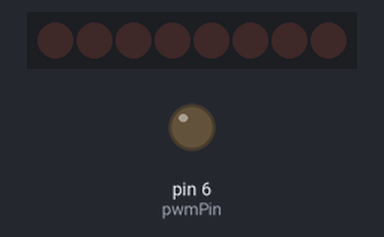
A sketch run on a simulated Arduino Uno, built with avr-gcc and run on an emulated ATmega328P. Parts: 8 shift-register outputs drawn as a row of LEDs (first output left, lit = HIGH), output pins drawn as LEDs (lit = HIGH). Wiring (inferred from the names in the program): shift register (74HC595): data pin 12; shift clock pin 9; latch pin 11. Wiring (inferred from the signals the program sends): row of LEDs: on Q0, Q1, Q2, Q3, Q4, Q5, Q6, Q7. Pins used as bus, display or sensor lines are not drawn.

Above: at 0.1 s.
At 0.5 s:
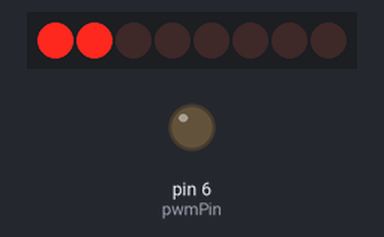
At 0.9 s:
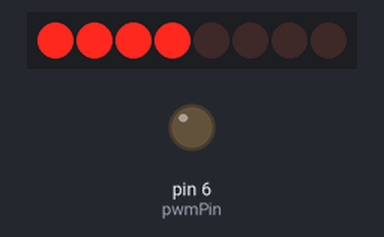
At 1.7 s:
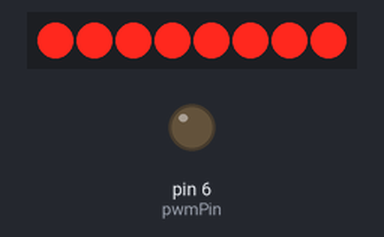
At 2.9 s:
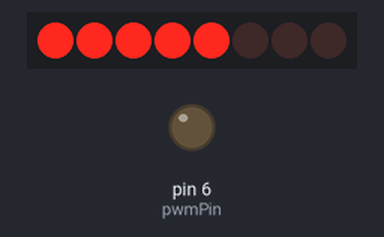
At 3.9 s:
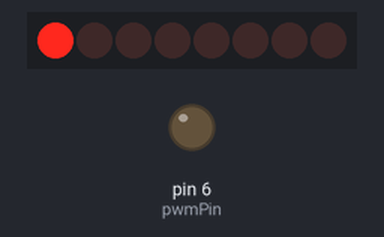
Timing chart, 0 to 4.2 s (numbered marks = the images above):
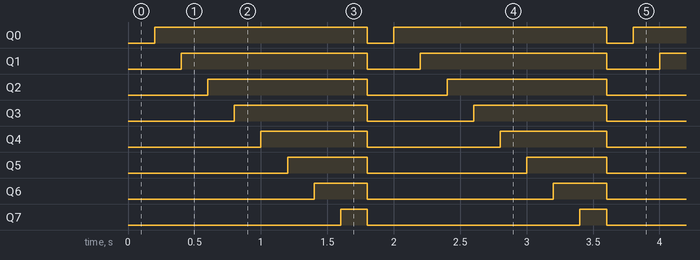

Measured:
- by itself, Q0: alternates HIGH for 1.6 s and LOW for 0.20 s
- by itself, Q1: alternates HIGH for 1.4 s and LOW for 0.40 s
- by itself, Q2: alternates HIGH for 1.2 s and LOW for 0.60 s
- by itself, Q3: alternates HIGH for 1.0 s and LOW for 0.80 s
- by itself, Q4: alternates HIGH for 0.80 s and LOW for 1.0 s
- by itself, Q5: alternates HIGH for 0.60 s and LOW for 1.2 s
- by itself, Q6: alternates HIGH for 0.40 s and LOW for 1.4 s
- by itself, Q7: alternates HIGH for 0.20 s and LOW for 1.6 s

The sketch:

Eight_LED_with_74HC595_Flash_LED.ino
```cpp
//www.elegoo.com
//2016.12.9

const int tDelay = 200;
const int latchPin = 11;      // (11) ST_CP [RCK] on 74HC595
const int clockPin = 9;      // (9) SH_CP [SCK] on 74HC595
const int dataPin = 12;     // (12) DS [S1] on 74HC595
const int pwmPin = 6;

byte leds = 0;

void updateShiftRegister()
{
   digitalWrite(latchPin, LOW);
   shiftOut(dataPin, clockPin, MSBFIRST, leds);
   digitalWrite(latchPin, HIGH);
}

void setup()
{
  pinMode(latchPin, OUTPUT);
  pinMode(dataPin, OUTPUT);
  pinMode(clockPin, OUTPUT);
  pinMode(pwmPin, OUTPUT);

  analogWrite(pwmPin, 0);
}

void loop()
{
  leds = 0;
  updateShiftRegister();
  delay(tDelay);
  for (int i = 0; i < 8; i++)
  {
    bitSet(leds, i);
    // bitClear(leds, 4);
    updateShiftRegister();
    delay(tDelay);
  }
}
```
